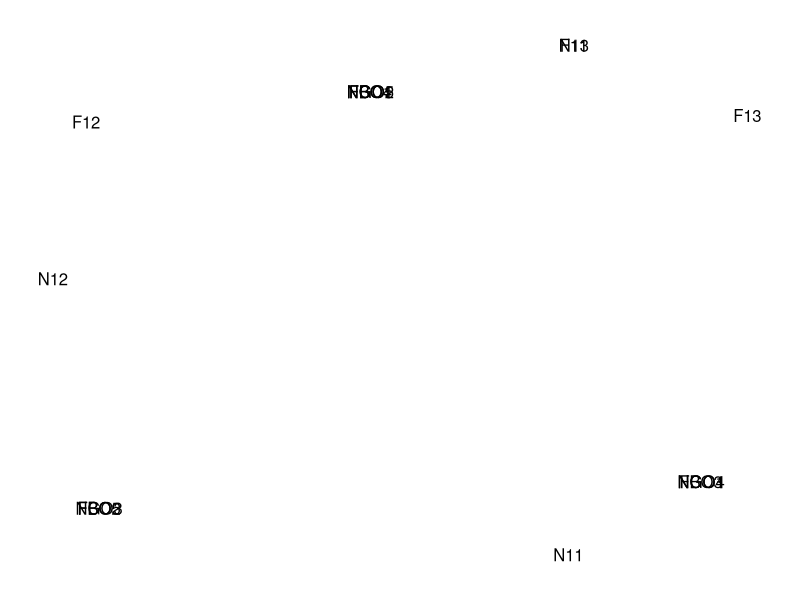

This chart was generated by the following R code:
# Classical MDS

levels <- c('F11','F12','F13','N11','N12','N13')
respondents <- c('FBO1','FBO2','FBO3','FBO4','FBO5','NGO1','NGO2','NGO3','NGO4','NGO5')
FBO1 <- c(20.2,18.6,22.7)
FBO2 <- c(21.2,21.5,18.8)
FBO3 <- c(21.1,18.1,22.5)
FBO4 <- c(20.6,17.7,20.3)
FBO5 <- c(20.3,20.4,17.8)
NGO1 <- c(20.8,21.5,19.2)
NGO2 <- c(20.3,22,20.0)
NGO3 <- c(18.1,21.6,21.8)
NGO4 <- c(19.6,20.3,21.4)
NGO5 <- c(20.6,21.5,19.4)
Respondent.data <- data.frame(FBO1,FBO2,FBO3,FBO4,FBO5,NGO1,NGO2,NGO3,NGO4,NGO5)
mds1 <- cmdscale(dist(Respondent.data))
rot1<-matrix(1:4,nrow=2, ncol=2)
theta1=0
rot1[1,1]<-cos(theta1)
rot1[1,2]<-sin(theta1)
rot1[2,1]<- sin(theta1)
rot1[2,2]<- cos(theta1)
ref1<-matrix(1:4,nrow=2, ncol=2)
ref1[1,1]<-  1
ref1[1,2]<-  0
ref1[2,1]<- 0
ref1[2,2]<- 1
mds1a <- t(rot1 %*% t(mds1))
par(mai=c(.75,.75,.75,.75))
plot(mds1a, type = 'n', axes = FALSE, xlab = '', ylab = '')
text(mds1a[, 1], mds1a[, 2], respondents)
par(new=T)
fL11 <-c(20.2,21.2,21.1,20.6,20.3)
fL12 <-c(18.6,21.5,18.1,17.7,20.4)
fL13 <-c(22.7,18.8,22.5,20.3,17.8)
fL21 <-c(20.8,21.3,20.3,20.6,20.1)
fL22 <-c(18.2,21.4,18.5,18.1,17.6)
fL23 <-c(22.5,18.8,22.8,20.1,20.7)
fL31 <-c(21.2,17.8,20.8,21.2,17.3)
fL32 <- c(17.9,21.5,18.7,17.8,20.8)
fL33 <- c(22.4,22.2,22.1,20.7,20.4)
fL41 <- c(21.5,22.1,21.8,21.6,20.3)
fL42 <-c(18.4,17.1,21.9,15.6,13.0)
fL43 <- c(21.6,22.3,17.9,21.6,21.4)
nL11 <-c(20.8,20.3,18.1,19.6,20.6)
nL12 <-c(21.5,22,22.0,18.4,21.1)
nL13 <- c(19.2,20.0,21.8,21.4,19.4)
nL21 <-c(21.7,18.4,19.5,18.0,21.4)
nL22 <- c(18.7,21.1,20.3,21.3,21.4)
nL23 <- c(21.0,22.8,21.7,22.2,18.8)
nL31 <- c(17.3,18.8,17.2,21.2,16.6)
nL32 <- c(21.6,20.9,22.5,19.2,22.3)
nL33 <-c(22.6,22.6,21.8,21.1,22.7)
nL41 <-c(22.4,21.3,20.3,22.1,18.4)
nL42 <- c(18.2, 19.4, 19.2, 17.9, 21.6)
nL43 <- c(21.0,21.7,21.9,21.6,21.4)

Level.data <- data.frame(fL11,fL12,fL13,nL11,nL12,nL13)
mds2 <- cmdscale(dist(Level.data))
rot2<-matrix(1:4,nrow=2, ncol=2)
theta2=0
rot2[1,1]<-  cos(theta2)
rot2[1,2]<- - sin(theta2)
rot2[2,1]<- sin(theta2)
rot2[2,2]<- cos(theta2)
ref2<-matrix(1:4,nrow=2, ncol=2)
ref2[1,1]<-  1
ref2[1,2]<-  0
ref2[2,1]<- 0
ref2[2,2]<- 1
mds2a <- t(rot2 %*% t(mds2))
par(mai=c(.25,.25,.25,.25))
plot(mds2a, type = 'n', axes = FALSE, xlab = '', ylab = '')
text(mds2a[, 1], mds2[, 2], levels)
